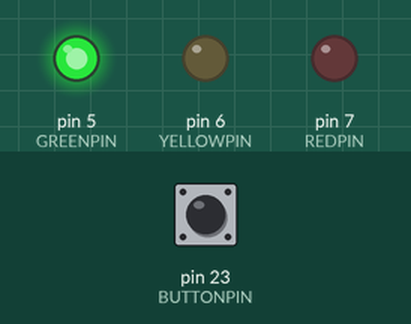
Bench run of a sketch on a simulated Arduino Mega 2560, built with avr-gcc and run on an emulated ATmega2560. Shown: output pins drawn as LEDs (lit = HIGH). The test bench sets the inputs (shaded band); at power-on: pin 23 (BUTTONPIN) LOW.

Above: at 1.2 s.
1.3 s: pin 23 (BUTTONPIN) pulled HIGH for 3.2 s
At 2.1 s:
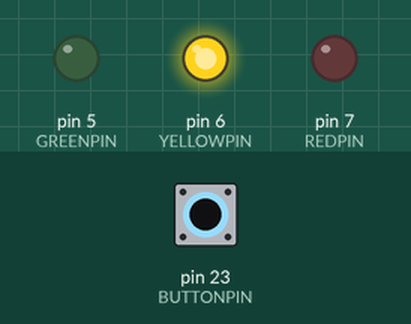
At 5.7 s:
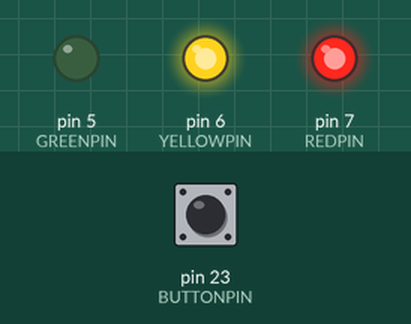
Timing chart, 0 to 9.0 s (numbered marks = the images above; inputs shaded):
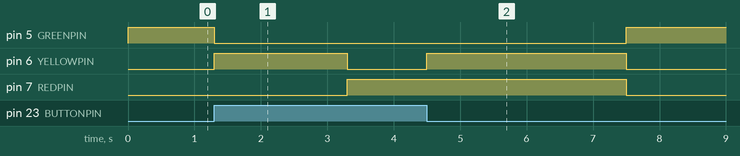

The sketch:

TrafficLight2.ino
```cpp
/*
   Project: TrafficLight
   Decription: Learn to create and use Classes, Objects, and Methods
   Author: Brian Rashap
   Date: 12-JUN-2020
*/

#include "TrafficLight.h"
#include "Button.h"

// Declare Pins
const int GREENPIN = 5;
const int YELLOWPIN = 6;
const int REDPIN = 7;
const int BUTTONPIN = 23;

TrafficLight lightOne(GREENPIN,YELLOWPIN,REDPIN);
Button buttonOne(BUTTONPIN);

void setup() {

}

void loop() {
  if (buttonOne.isPressed()) {
    lightOne.stop();
  }
  else {
    lightOne.go();
  }

  lightOne.trafficLoop();
}
```

Button.h
```cpp
class Button {
  int _buttonPin;

  public:
    Button(int buttonPin) {
      _buttonPin = buttonPin;
      pinMode(_buttonPin,INPUT);
    }

    bool isPressed() {
      return digitalRead(_buttonPin);
    }
};
```

TrafficLight.h
```cpp
class TrafficLight {

    long TIMER_GREEN = 5000;
    long TIMER_YELLOW = 2000;
    long TIMER_RED = 5000;
    long TIMER_RED_YELLOW = 3000;


    int _greenLED;
    int _yellowLED;
    int _redLED;

    enum State {
      GREEN,
      YELLOW,
      RED,
      RED_YELLOW
    };

    State _currentState = GREEN;
    State _targetState = GREEN;

    long timerStart = 0;
    long timerTarget = 0;

  public:
    TrafficLight(int greenLED, int yellowLED, int redLED) {
      _greenLED = greenLED;
      _yellowLED = yellowLED;
      _redLED = redLED;

      pinMode(_greenLED, OUTPUT);
      pinMode(_yellowLED, OUTPUT);
      pinMode(_redLED, OUTPUT);


    }

  void go() {
    _targetState = GREEN;
  }

  void stop() {
    _targetState = RED;
  }

  void trafficLoop() {
    if (_targetState == GREEN) {
      goToGreen();
    }
    else {
      goToRed();
    }
  }


  private:

    void goToGreen() {
      switch (_currentState) {
        case RED:
          _currentState = RED_YELLOW;
          startTimer(TIMER_RED_YELLOW);
          break;
        case RED_YELLOW:
          red_yellow();
          if (isTimerReady()) {
            _currentState = GREEN;
          }
          break;
        case GREEN:
          green();
          break;
        case YELLOW:
          red();
          break;
      }
    }

    void goToRed() {
      switch (_currentState) {
        case GREEN:
          _currentState = YELLOW;
          startTimer(TIMER_YELLOW);
          break;
        case YELLOW:
          yellow();
          if (isTimerReady()) {
            _currentState = RED;
          }
          break;
        case RED:
          red();
          break;
        case RED_YELLOW:
          green();
          break;
      }
    }


    void green() {
      digitalWrite(_greenLED, HIGH);
      digitalWrite(_yellowLED, LOW);
      digitalWrite(_redLED, LOW);
    }

    void yellow() {
      digitalWrite(_greenLED, LOW);
      digitalWrite(_yellowLED, HIGH);
      digitalWrite(_redLED, LOW);
    }

    void red() {
      digitalWrite(_greenLED, LOW);
      digitalWrite(_yellowLED, LOW);
      digitalWrite(_redLED, HIGH);
    }

    void red_yellow() {
      digitalWrite(_greenLED, LOW);
      digitalWrite(_yellowLED, HIGH);
      digitalWrite(_redLED, HIGH);
    }

    void off() {
      digitalWrite(_greenLED, LOW);
      digitalWrite(_yellowLED, LOW);
      digitalWrite(_redLED, LOW);
    }

    void startTimer(long msec) {
      timerStart = millis();
      timerTarget = msec;
    }

    bool isTimerReady() {
      return (millis() - timerStart) > timerTarget;
    }
};
```

Measured:
- after the input at 1.3 s, pin 5 (GREENPIN): HIGH → LOW at once, → HIGH 6.2 s later; pin 6 (YELLOWPIN): LOW → HIGH at once, → LOW 2.0 s later, → HIGH 1.2 s later, → LOW 3.0 s later; pin 7 (REDPIN): LOW → HIGH after 2.0 s, → LOW 4.2 s later
